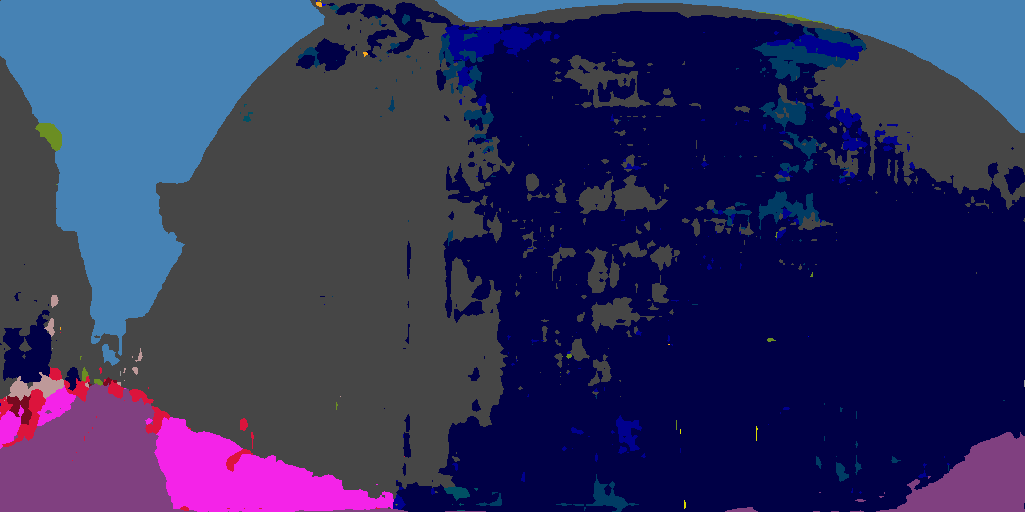
#> input picture Data/seg/0065.0 113.923285472,22.4901937163_seg_1024.png, 1025 x 512 px, found by its file name; its folder holds only this picture in this run
$ jupyter execute --allow-errors img_statistics.ipynb
#> lines starting #> are read from the running program, lines starting #| are printed output that depends on the picture
[cell 1]
from skimage import io
import numpy as np
from collections import defaultdict
import pandas as pd

def get_target_color_number(X):
    dic = defaultdict(int)
    for row in range(X.shape[0]):
        for col in range(X.shape[1]):
            dic[tuple(X[row,col])] += 1
    return dic

import os
from PIL import Image

image_path = './seg/'
def read_img(image_path):
#> called with image_path = './seg/'
    l = []
    l2 = []
    for image_name in os.listdir(image_path):
        if image_name.endswith(".png"):
            print(image_path+image_name)
            #original_im = Image.open(image_path+image_name)
            img = io.imread(image_path+image_name)
#> img is the input picture: shape (512, 1025, 3); mean R, G, B 46.5, 46.5, 92.9
            l.append(get_target_color_number(img))
            l2.append(image_name.split('_seg_1024.png')[0][7:])
    return l,l2

[cell 2]
l,l2 = read_img(image_path)
#> l = 1 item; l2 = ['113.923285472,22.4901937163']

[cell 3]
im = pd.DataFrame(l)
#> im = table of 1 rows and 16 columns
im.head()
#> Out = table of 1 rows and 16 columns

[cell 4]
im2 = pd.DataFrame(l2)
#> im2 = table of 1 rows and 1 columns
im2.head()
#> Out = table of 1 rows and 1 columns

[cell 5]
df1 = im2[0].str.split(',',expand=True)
#> df1 = table of 1 rows and 2 columns

#> (a cell that did not finish here is left out)

[cell 7]
result = pd.concat([im,df1],axis=1,sort=False)
#> result = table of 1 rows and 18 columns

[cell 8]
result.head()
#> Out = table of 1 rows and 18 columns

[cell 9]
df = result.rename(columns={0:'lat',1:'lng'})
#> df = table of 1 rows and 18 columns

[cell 10]
df.head()
#> Out = table of 1 rows and 18 columns

## 显示column颜色对应标签

[cell 11]
import matplotlib.pyplot as plt

plt.figure(figsize=(8,8))

#> (the rest of this cell did not finish here and is left out)

[cell 12]
'truck','car','motor','bus','train','build','sky','wall','vaget','bike','road','terrain','pole','bridge','person','traffic sign','side walk','traffic light', 'rider'

#> (a cell that did not finish here is left out)

[cell 14]
df.head()
#> Out = table of 1 rows and 18 columns

[cell 15]
import matplotlib.pyplot as plt

plt.figure(figsize=(8,8))

df.hist(bins=19)
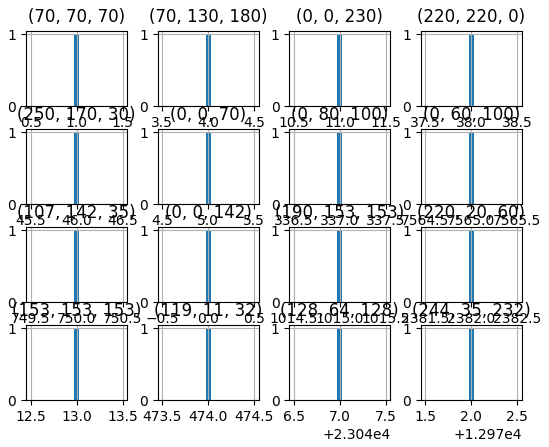
#> figure drawn by matplotlib, 16 panels; panel 1: tallest bar 1 high, from x = 176801 to 176801; panel 2: tallest bar 1 high, from x = 71594 to 71594; panel 3: tallest bar 1 high, from x = 10.97 to 11.03; panel 4: tallest bar 1 high, from x = 37.97 to 38.03
